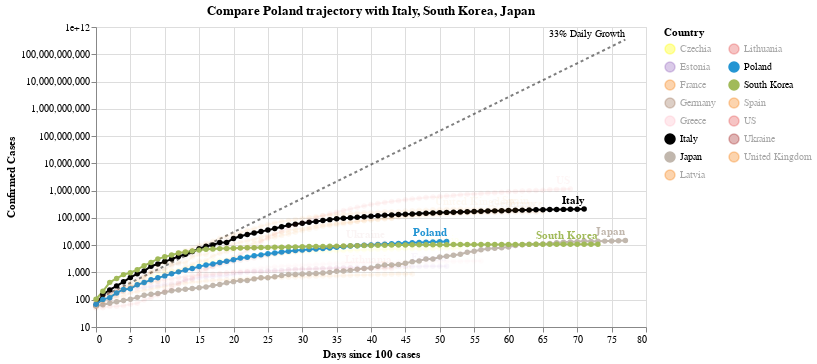

The notebook cell saved with this chart:
### Code cell
#hide_input
chart3 = make_since_chart(['Poland'])
chart3

### Figure 1 — Vega-Lite specification as saved in the notebook (floating-point values rounded to 4 significant figures; data arrays with more than 128 entries replaced by an {"elided": "..."} marker saying what was removed)
{"config": {"view": {"continuousWidth": 400, "continuousHeight": 300}}, "layer": [{"mark": {"type": "line", "color": "black", "opacity": 0.5, "strokeDash": [3, 3]}, "encoding": {"x": {"type": "quantitative", "field": "Days since 100 cases"}, "y": {"type": "quantitative", "field": "Confirmed Cases"}}}, {"mark": {"type": "text", "align": "right", "dy": -6, "fontSize": 10, "text": "33% Daily Growth"}, "encoding": {"x": {"type": "quantitative", "field": "Days since 100 cases"}, "y": {"type": "quantitative", "field": "Confirmed Cases"}}, "transform": [{"filter": "(datum['Days since 100 cases'] >= 77)"}]}, {"data": {"name": "data-320a4627f8a6ec28238f20deef5314bb"}, "mark": {"type": "line", "point": true}, "encoding": {"color": {"type": "nominal", "field": "Country", "legend": {"columns": 2}, "scale": {"domain": ["Czechia", "Estonia", "France", "Germany", "Greece", "Italy", "Japan", "Latvia", "Lithuania", "Poland", "South Korea", "Spain", "US", "Ukraine", "United Kingdom"], "range": ["yellow", "#9467bd", "#F58518", "#9D755D", "pink", "black", "#C1B7AD", "#F58518", "#E45756", "#2495D3", "#A1BA59", "#F58518", "#E45756", "brown", "#F58518"]}}, "opacity": {"condition": {"value": 1, "selection": "selector001"}, "value": 0.05}, "tooltip": [{"type": "nominal", "field": "Country"}, {"type": "temporal", "field": "Date"}, {"type": "quantitative", "field": "Confirmed Cases"}, {"type": "quantitative", "field": "Days since 100 cases"}], "x": {"type": "quantitative", "field": "Days since 100 cases"}, "y": {"type": "quantitative", "field": "Confirmed Cases", "scale": {"type": "log"}}}, "selection": {"selector001": {"type": "multi", "fields": ["Country"], "bind": "legend", "init": [{"Country": "Poland"}, {"Country": "Italy"}, {"Country": "South Korea"}, {"Country": "Japan"}]}}, "width": 550}, {"data": {"name": "data-320a4627f8a6ec28238f20deef5314bb"}, "mark": {"type": "text", "align": "right", "dy": -8, "fontWeight": "bold"}, "encoding": {"color": {"type": "nominal", "field": "Country", "legend": {"columns": 2}, "scale": {"domain": ["Czechia", "Estonia", "France", "Germany", "Greece", "Italy", "Japan", "Latvia", "Lithuania", "Poland", "South Korea", "Spain", "US", "Ukraine", "United Kingdom"], "range": ["yellow", "#9467bd", "#F58518", "#9D755D", "pink", "black", "#C1B7AD", "#F58518", "#E45756", "#2495D3", "#A1BA59", "#F58518", "#E45756", "brown", "#F58518"]}}, "opacity": {"condition": {"value": 1, "selection": "selector001"}, "value": 0.05}, "text": {"type": "nominal", "field": "Country"}, "tooltip": [{"type": "nominal", "field": "Country"}, {"type": "temporal", "field": "Date"}, {"type": "quantitative", "field": "Confirmed Cases"}, {"type": "quantitative", "field": "Days since 100 cases"}], "x": {"type": "quantitative", "field": "Days since 100 cases"}, "y": {"type": "quantitative", "field": "Confirmed Cases", "scale": {"type": "log"}}}, "transform": [{"filter": "(datum['Date'] >= 1588464000000)"}], "width": 550}], "data": {"name": "data-f13e933dd0db30f333d211acdcb94d2e"}, "title": "Compare Poland trajectory with Italy, South Korea, Japan", "$schema": "https://vega.github.io/schema/vega-lite/v4.0.2.json", "datasets": {"data-f13e933dd0db30f333d211acdcb94d2e": [{"Days since 100 cases": 0, "Confirmed Cases": 100.0}, {"Days since 100 cases": 1, "Confirmed Cases": 133.0}, {"Days since 100 cases": 2, "Confirmed Cases": 176.9}, {"Days since 100 cases": 3, "Confirmed Cases": 235.3}, {"Days since 100 cases": 4, "Confirmed Cases": 312.9}, {"Days since 100 cases": 5, "Confirmed Cases": 416.2}, {"Days since 100 cases": 6, "Confirmed Cases": 553.5}, {"Days since 100 cases": 7, "Confirmed Cases": 736.1}, {"Days since 100 cases": 8, "Confirmed Cases": 979.1}, {"Days since 100 cases": 9, "Confirmed Cases": 1302.0}, {"Days since 100 cases": 10, "Confirmed Cases": 1732.0}, {"Days since 100 cases": 11, "Confirmed Cases": 2303.0}, {"Days since 100 cases": 12, "Confirmed Cases": 3064.0}, {"Days since 100 cases": 13, "Confirmed Cases": 4074.0}, {"Days since 100 cases": 14, "Confirmed Cases": 5419.0}, {"Days since 100 cases": 15, "Confirmed Cases": 7207.0}, {"Days since 100 cases": 16, "Confirmed Cases": 9586.0}, {"Days since 100 cases": 17, "Confirmed Cases": 12750.0}, {"Days since 100 cases": 18, "Confirmed Cases": 16960.0}, {"Days since 100 cases": 19, "Confirmed Cases": 22550.0}, {"Days since 100 cases": 20, "Confirmed Cases": 29990.0}, {"Days since 100 cases": 21, "Confirmed Cases": 39890.0}, {"Days since 100 cases": 22, "Confirmed Cases": 53060.0}, {"Days since 100 cases": 23, "Confirmed Cases": 70560.0}, {"Days since 100 cases": 24, "Confirmed Cases": 93850.0}, {"Days since 100 cases": 25, "Confirmed Cases": 124800.0}, {"Days since 100 cases": 26, "Confirmed Cases": 166000.0}, {"Days since 100 cases": 27, "Confirmed Cases": 220800.0}, {"Days since 100 cases": 28, "Confirmed Cases": 293700.0}, {"Days since 100 cases": 29, "Confirmed Cases": 390600.0}, {"Days since 100 cases": 30, "Confirmed Cases": 519500.0}, {"Days since 100 cases": 31, "Confirmed Cases": 690900.0}, {"Days since 100 cases": 32, "Confirmed Cases": 918900.0}, {"Days since 100 cases": 33, "Confirmed Cases": 1222000.0}, {"Days since 100 cases": 34, "Confirmed Cases": 1625000.0}, {"Days since 100 cases": 35, "Confirmed Cases": 2162000.0}, {"Days since 100 cases": 36, "Confirmed Cases": 2875000.0}, {"Days since 100 cases": 37, "Confirmed Cases": 3824000.0}, {"Days since 100 cases": 38, "Confirmed Cases": 5086000.0}, {"Days since 100 cases": 39, "Confirmed Cases": 6764000.0}, {"Days since 100 cases": 40, "Confirmed Cases": 8996000.0}, {"Days since 100 cases": 41, "Confirmed Cases": 11970000.0}, {"Days since 100 cases": 42, "Confirmed Cases": 15910000.0}, {"Days since 100 cases": 43, "Confirmed Cases": 21170000.0}, {"Days since 100 cases": 44, "Confirmed Cases": 28150000.0}, {"Days since 100 cases": 45, "Confirmed Cases": 37440000.0}, {"Days since 100 cases": 46, "Confirmed Cases": 49790000.0}, {"Days since 100 cases": 47, "Confirmed Cases": 66230000.0}, {"Days since 100 cases": 48, "Confirmed Cases": 88080000.0}, {"Days since 100 cases": 49, "Confirmed Cases": 117100000.0}, {"Days since 100 cases": 50, "Confirmed Cases": 155800000.0}, {"Days since 100 cases": 51, "Confirmed Cases": 207200000.0}, {"Days since 100 cases": 52, "Confirmed Cases": 275600000.0}, {"Days since 100 cases": 53, "Confirmed Cases": 366600000.0}, {"Days since 100 cases": 54, "Confirmed Cases": 487500000.0}, {"Days since 100 cases": 55, "Confirmed Cases": 648400000.0}, {"Days since 100 cases": 56, "Confirmed Cases": 862400000.0}, {"Days since 100 cases": 57, "Confirmed Cases": 1147000000.0}, {"Days since 100 cases": 58, "Confirmed Cases": 1525000000.0}, {"Days since 100 cases": 59, "Confirmed Cases": 2029000000.0}, {"Days since 100 cases": 60, "Confirmed Cases": 2698000000.0}, {"Days since 100 cases": 61, "Confirmed Cases": 3589000000.0}, {"Days since 100 cases": 62, "Confirmed Cases": 4773000000.0}, {"Days since 100 cases": 63, "Confirmed Cases": 6348000000.0}, {"Days since 100 cases": 64, "Confirmed Cases": 8443000000.0}, {"Days since 100 cases": 65, "Confirmed Cases": 11230000000.0}, {"Days since 100 cases": 66, "Confirmed Cases": 14940000000.0}, {"Days since 100 cases": 67, "Confirmed Cases": 19860000000.0}, {"Days since 100 cases": 68, "Confirmed Cases": 26420000000.0}, {"Days since 100 cases": 69, "Confirmed Cases": 35140000000.0}, {"Days since 100 cases": 70, "Confirmed Cases": 46730000000.0}, {"Days since 100 cases": 71, "Confirmed Cases": 62150000000.0}, {"Days since 100 cases": 72, "Confirmed Cases": 82660000000.0}, {"Days since 100 cases": 73, "Confirmed Cases": 109900000000.0}, {"Days since 100 cases": 74, "Confirmed Cases": 146200000000.0}, {"Days since 100 cases": 75, "Confirmed Cases": 194500000000.0}, {"Days since 100 cases": 76, "Confirmed Cases": 258700000000.0}, {"Days since 100 cases": 77, "Confirmed Cases": 344000000000.0}], "data-320a4627f8a6ec28238f20deef5314bb": {"elided": "900 records"}}}
